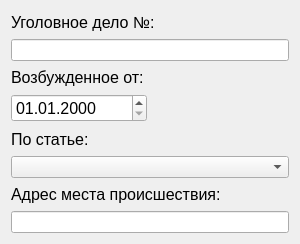
<?xml version="1.0" encoding="UTF-8"?>
<ui version="4.0">
 <class>ud_form</class>
 <widget class="QWidget" name="ud_form">
  <property name="geometry">
   <rect>
    <x>0</x>
    <y>0</y>
    <width>300</width>
    <height>244</height>
   </rect>
  </property>
  <property name="sizePolicy">
   <sizepolicy hsizetype="Fixed" vsizetype="Fixed">
    <horstretch>0</horstretch>
    <verstretch>0</verstretch>
   </sizepolicy>
  </property>
  <property name="font">
   <font>
    <pointsize>12</pointsize>
   </font>
  </property>
  <property name="windowTitle">
   <string>Form</string>
  </property>
  <layout class="QVBoxLayout" name="verticalLayout">
   <item>
    <layout class="QHBoxLayout" name="horizontalLayout">
     <item>
      <layout class="QGridLayout" name="gridLayout" rowstretch="0,0,0,0,0,0,0,0">
       <item row="2" column="0" colspan="2">
        <widget class="QLabel" name="label_2">
         <property name="text">
          <string>Возбужденное от:</string>
         </property>
         <property name="alignment">
          <set>Qt::AlignLeading|Qt::AlignLeft|Qt::AlignVCenter</set>
         </property>
        </widget>
       </item>
       <item row="6" column="0" colspan="2">
        <widget class="QLabel" name="label_4">
         <property name="text">
          <string>Адрес места происшествия:</string>
         </property>
        </widget>
       </item>
       <item row="1" column="0" colspan="2">
        <widget class="QLineEdit" name="number_cb">
         <property name="sizePolicy">
          <sizepolicy hsizetype="Preferred" vsizetype="Fixed">
           <horstretch>0</horstretch>
           <verstretch>0</verstretch>
          </sizepolicy>
         </property>
         <property name="minimumSize">
          <size>
           <width>180</width>
           <height>22</height>
          </size>
         </property>
         <property name="maximumSize">
          <size>
           <width>16777215</width>
           <height>22</height>
          </size>
         </property>
        </widget>
       </item>
       <item row="5" column="0" colspan="2">
        <widget class="QComboBox" name="item_de">
         <property name="minimumSize">
          <size>
           <width>180</width>
           <height>22</height>
          </size>
         </property>
         <property name="maximumSize">
          <size>
           <width>16777215</width>
           <height>22</height>
          </size>
         </property>
        </widget>
       </item>
       <item row="4" column="0" colspan="2">
        <widget class="QLabel" name="label_3">
         <property name="text">
          <string>По статье:</string>
         </property>
         <property name="alignment">
          <set>Qt::AlignLeading|Qt::AlignLeft|Qt::AlignVCenter</set>
         </property>
        </widget>
       </item>
       <item row="3" column="0">
        <widget class="QDateEdit" name="formation_date_le">
         <property name="currentSection">
          <enum>QDateTimeEdit::DaySection</enum>
         </property>
         <property name="displayFormat">
          <string>dd.MM.yyyy</string>
         </property>
         <property name="calendarPopup">
          <bool>false</bool>
         </property>
         <property name="date">
          <date>
           <year>2000</year>
           <month>1</month>
           <day>1</day>
          </date>
         </property>
        </widget>
       </item>
       <item row="0" column="0" colspan="2">
        <widget class="QLabel" name="label">
         <property name="text">
          <string>Уголовное дело №:</string>
         </property>
         <property name="alignment">
          <set>Qt::AlignLeading|Qt::AlignLeft|Qt::AlignVCenter</set>
         </property>
        </widget>
       </item>
       <item row="7" column="0" colspan="2">
        <widget class="QLineEdit" name="number_cb_2">
         <property name="sizePolicy">
          <sizepolicy hsizetype="Preferred" vsizetype="Fixed">
           <horstretch>0</horstretch>
           <verstretch>0</verstretch>
          </sizepolicy>
         </property>
         <property name="minimumSize">
          <size>
           <width>180</width>
           <height>22</height>
          </size>
         </property>
         <property name="maximumSize">
          <size>
           <width>16777215</width>
           <height>22</height>
          </size>
         </property>
        </widget>
       </item>
      </layout>
     </item>
    </layout>
   </item>
  </layout>
 </widget>
 <tabstops>
  <tabstop>number_cb</tabstop>
 </tabstops>
 <resources/>
 <connections/>
</ui>
